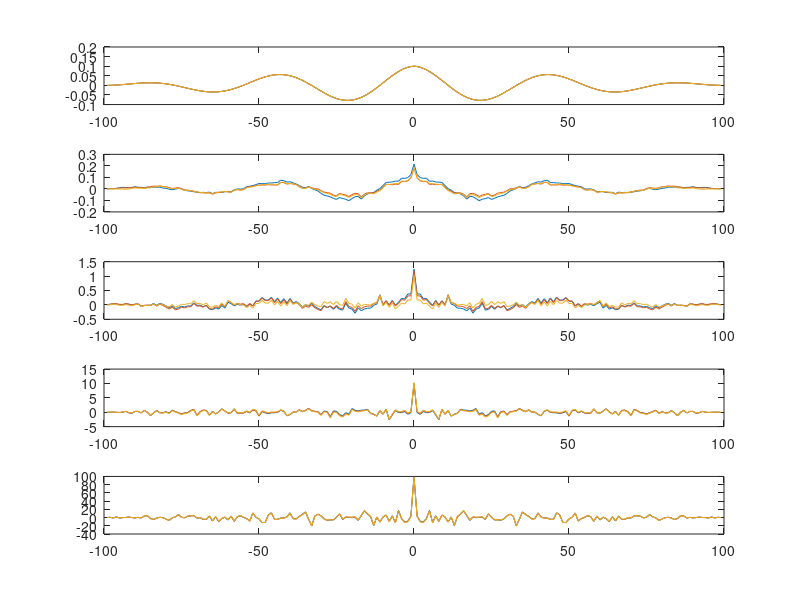

This chart was generated by the following MATLAB code:
clear;
hold off;
clf;
pkg load signal

title({'Autocorrelation of noisy sinusoidal signals'})
figure(1)

% simulation parameters
fs = 44100;
f = 1000;
ph = [0 pi/2 pi];
pwr = [0 .001 .01 .1 1];

% create a time vector
n = 0:100-1;

% generate and normalize 3 sine signals
sig = zeros(length(n), 3);
for i = 1:3
  sig(:,i) = sin(2*pi*f*n/fs + ph(i));
  sig_norm(:,i) = sig(:,i) / std(sig(:,i)) * sqrt(1e-3);
end

for i = 1:length(pwr)
  % generate noise signal
  noise = randn(1, length(n))';
  % normalize signal
  noise_norm = noise / std(noise) * sqrt(pwr(i));
  
  % sum sines and noise
  sig_noise = sig_norm + noise_norm;
  
  % generate autocorrelation of noisy signals
  for j = 1:3
    [acor_tmp, lag_tmp] = xcorr(sig_noise(:,j));
    acor(:,j) = acor_tmp;
    lag(:,j) = lag_tmp;
  end
  
  % plot autocorrelation
  subplot(5,1,i)
  plot(lag, acor)
end
